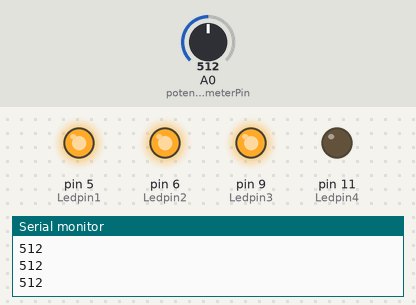
The sketch below on a simulated Arduino Uno, built with avr-gcc and run on an emulated ATmega328P. On the bench: output pins drawn as LEDs (lit = HIGH), the last lines printed to the serial monitor. The inputs (shaded band) are chosen by the test bench; at power-on: A0 (potentiometerPin) = 512.

Above: at 1.3 s.
1.4 s: A0 (potentiometerPin) set to 496
At 2.7 s:
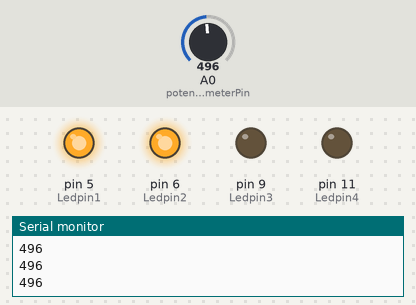
3.5 s: A0 (potentiometerPin) set to 262
5.2 s: A0 (potentiometerPin) set to 241
At 7.0 s:
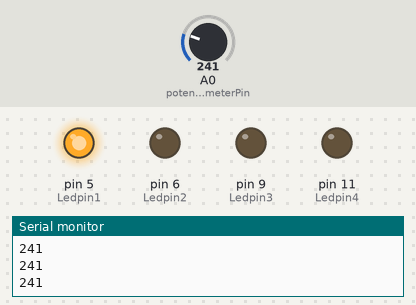
7.5 s: A0 (potentiometerPin) set to 775
At 8.6 s:
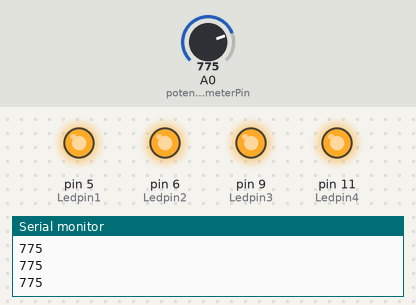
9.5 s: A0 (potentiometerPin) set to 754
At 11.2 s:
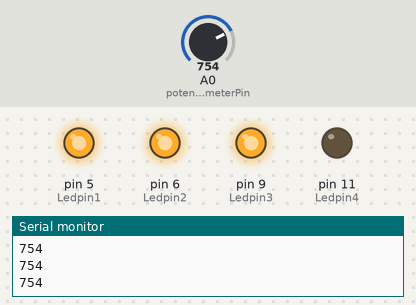
11.5 s: A0 (potentiometerPin) set to 900
At 12.9 s:
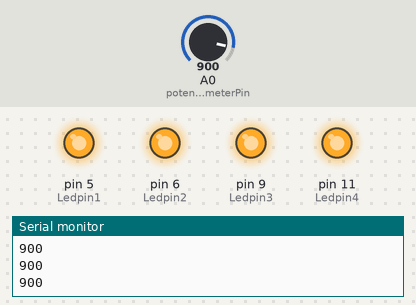
Timing chart, 0 to 14.5 s (numbered marks = the images above; inputs shaded):
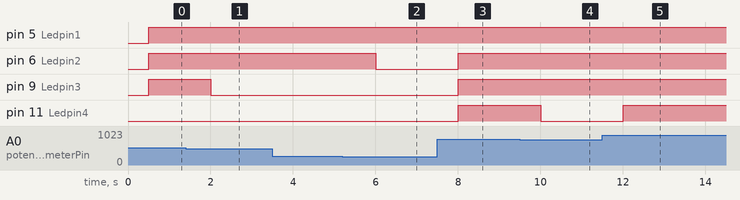

Measured:
- the behaviour switches between 511 and 510 on A0 (potentiometerPin) (found by bisection; images 0 and 1)
- the behaviour switches between 256 and 255 on A0 (potentiometerPin) (found by bisection; images 1 and 2)
- the behaviour switches between 766 and 765 on A0 (potentiometerPin) (found by bisection; images 3 and 4)
- after the input at 1.4 s, pin 9 (Ledpin3): HIGH → LOW after 0.60 s
- after the input at 5.2 s, pin 6 (Ledpin2): HIGH → LOW after 0.80 s
- after the input at 7.5 s, pin 6 (Ledpin2), pin 9 (Ledpin3), pin 11 (Ledpin4): LOW → HIGH after 0.51 s
- after the input at 9.5 s, pin 11 (Ledpin4): HIGH → LOW after 0.51 s
- after the input at 11.5 s, pin 11 (Ledpin4): LOW → HIGH after 0.51 s

The sketch:

sketch_jan09a.ino
```cpp
int Ledpin3 = 9;
int Ledpin1 = 5;
int Ledpin2 = 6;
int Ledpin4 = 11;
int potentiometerPin = 0;
int value = 0;


void setup() {

  Serial.begin(9600);
  pinMode(Ledpin1, OUTPUT);
  pinMode(Ledpin2, OUTPUT);
  pinMode(Ledpin3, OUTPUT);
  pinMode(Ledpin4, OUTPUT);
}

void loop(){

  value = analogRead(potentiometerPin); // leggo valore potenziometro
  Serial.println(value); // scrivo il valore sulla seriale come debugging
  delay(500);

  if(value==0){

    digitalWrite(Ledpin1, LOW); //Il led è acceso

    digitalWrite(Ledpin2, LOW);


    digitalWrite(Ledpin3, LOW);


    digitalWrite(Ledpin4, LOW);

    }

  else if(value<=255){

    digitalWrite(Ledpin1, HIGH); //Il led è acceso


    digitalWrite(Ledpin2, LOW);


    digitalWrite(Ledpin3, LOW);


    digitalWrite(Ledpin4, LOW);

  }

  else if(value<=510){

    digitalWrite(Ledpin1, HIGH);


    digitalWrite(Ledpin2, HIGH);

    digitalWrite(Ledpin3, LOW);

    digitalWrite(Ledpin4, LOW);
  }

  else if(value<=765){

    digitalWrite(Ledpin1, HIGH);

    digitalWrite(Ledpin2, HIGH);

    digitalWrite(Ledpin3, HIGH);

    digitalWrite(Ledpin4, LOW);
  }

  else if(value<=1023){

    digitalWrite(Ledpin1, HIGH);

    digitalWrite(Ledpin2, HIGH);

    digitalWrite(Ledpin3, HIGH);

    digitalWrite(Ledpin4, HIGH);
  }

}
```
